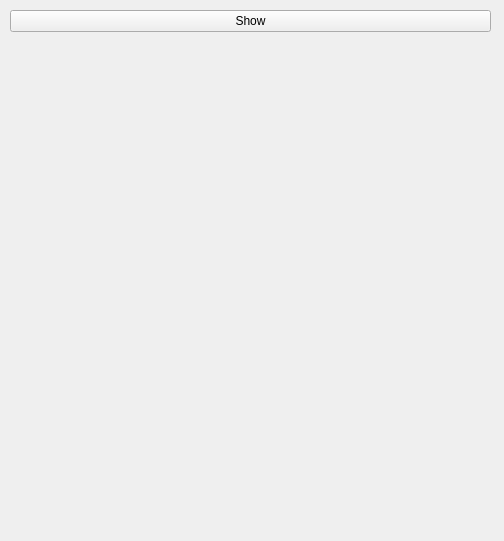
<?xml version="1.0" encoding="UTF-8"?>
<ui version="4.0">
 <class>MainWindow</class>
 <widget class="QMainWindow" name="MainWindow">
  <property name="geometry">
   <rect>
    <x>0</x>
    <y>0</y>
    <width>504</width>
    <height>541</height>
   </rect>
  </property>
  <property name="windowTitle">
   <string>MainWindow</string>
  </property>
  <widget class="QWidget" name="centralwidget">
   <widget class="QWidget" name="verticalLayoutWidget">
    <property name="geometry">
     <rect>
      <x>10</x>
      <y>10</y>
      <width>481</width>
      <height>521</height>
     </rect>
    </property>
    <layout class="QVBoxLayout" name="verticalLayout">
     <item>
      <widget class="QPushButton" name="button">
       <property name="text">
        <string>Show</string>
       </property>
      </widget>
     </item>
     <item>
      <widget class="QLabel" name="image">
       <property name="text">
        <string/>
       </property>
      </widget>
     </item>
    </layout>
   </widget>
  </widget>
 </widget>
 <resources/>
 <connections/>
</ui>
